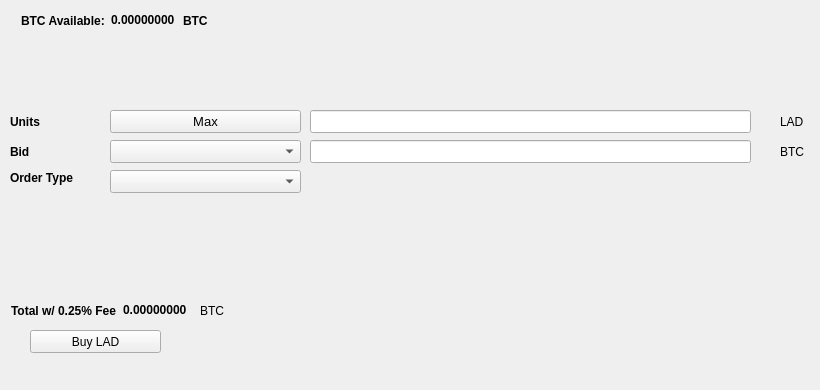
   <widget class="QWidget" name="BuyTab">
    <attribute name="title">
     <string>Buy</string>
    </attribute>
    <widget class="QPushButton" name="BuyLAD">
     <property name="geometry">
      <rect>
       <x>30</x>
       <y>330</y>
       <width>131</width>
       <height>23</height>
      </rect>
     </property>
     <property name="text">
      <string>Buy LAD</string>
     </property>
     <property name="icon">
      <iconset resource="../lemonad.qrc">
       <normaloff>:/icons/bitcoin</normaloff>:/icons/bitcoin</iconset>
     </property>
    </widget>
    <widget class="QLabel" name="label_3">
     <property name="geometry">
      <rect>
       <x>10</x>
       <y>110</y>
       <width>46</width>
       <height>23</height>
      </rect>
     </property>
     <property name="font">
      <font>
       <weight>75</weight>
       <bold>true</bold>
      </font>
     </property>
     <property name="text">
      <string>Units</string>
     </property>
    </widget>
    <widget class="QLineEdit" name="UnitsInput">
     <property name="geometry">
      <rect>
       <x>310</x>
       <y>110</y>
       <width>441</width>
       <height>23</height>
      </rect>
     </property>
     <property name="font">
      <font>
       <pointsize>9</pointsize>
       <weight>75</weight>
       <bold>true</bold>
      </font>
     </property>
    </widget>
    <widget class="QLineEdit" name="BuyBidPriceEdit">
     <property name="geometry">
      <rect>
       <x>310</x>
       <y>140</y>
       <width>441</width>
       <height>23</height>
      </rect>
     </property>
     <property name="font">
      <font>
       <pointsize>9</pointsize>
       <weight>75</weight>
       <bold>true</bold>
      </font>
     </property>
    </widget>
    <widget class="QLabel" name="label_4">
     <property name="geometry">
      <rect>
       <x>780</x>
       <y>110</y>
       <width>31</width>
       <height>23</height>
      </rect>
     </property>
     <property name="text">
      <string>LAD</string>
     </property>
    </widget>
    <widget class="QLabel" name="label_5">
     <property name="geometry">
      <rect>
       <x>780</x>
       <y>140</y>
       <width>31</width>
       <height>23</height>
      </rect>
     </property>
     <property name="text">
      <string>BTC</string>
     </property>
    </widget>
    <widget class="QLabel" name="label_6">
     <property name="geometry">
      <rect>
       <x>10</x>
       <y>140</y>
       <width>46</width>
       <height>23</height>
      </rect>
     </property>
     <property name="font">
      <font>
       <weight>75</weight>
       <bold>true</bold>
      </font>
     </property>
     <property name="text">
      <string>Bid</string>
     </property>
    </widget>
    <widget class="QLabel" name="label_7">
     <property name="geometry">
      <rect>
       <x>10</x>
       <y>170</y>
       <width>91</width>
       <height>16</height>
      </rect>
     </property>
     <property name="font">
      <font>
       <weight>75</weight>
       <bold>true</bold>
      </font>
     </property>
     <property name="text">
      <string>Order Type</string>
     </property>
    </widget>
    <widget class="QPushButton" name="Buy_Max_Amount">
     <property name="geometry">
      <rect>
       <x>110</x>
       <y>110</y>
       <width>191</width>
       <height>23</height>
      </rect>
     </property>
     <property name="font">
      <font>
       <pointsize>10</pointsize>
      </font>
     </property>
     <property name="text">
      <string>Max</string>
     </property>
    </widget>
    <widget class="QComboBox" name="BuyBidcomboBox">
     <property name="geometry">
      <rect>
       <x>110</x>
       <y>140</y>
       <width>191</width>
       <height>23</height>
      </rect>
     </property>
     <property name="font">
      <font>
       <pointsize>10</pointsize>
      </font>
     </property>
    </widget>
    <widget class="QComboBox" name="buyOrdertypeCombo">
     <property name="geometry">
      <rect>
       <x>110</x>
       <y>170</y>
       <width>191</width>
       <height>23</height>
      </rect>
     </property>
     <property name="font">
      <font>
       <pointsize>10</pointsize>
      </font>
     </property>
    </widget>
    <widget class="QWidget" name="layoutWidget1">
     <property name="geometry">
      <rect>
       <x>21</x>
       <y>11</y>
       <width>227</width>
       <height>19</height>
      </rect>
     </property>
     <layout class="QHBoxLayout" name="horizontalLayout_3">
      <item>
       <widget class="QLabel" name="label232">
        <property name="font">
         <font>
          <weight>75</weight>
          <bold>true</bold>
         </font>
        </property>
        <property name="text">
         <string>BTC Available:</string>
        </property>
       </widget>
      </item>
      <item>
       <widget class="QLabel" name="BtcAvailableLbl">
        <property name="palette">
         <palette>
          <active>
           <colorrole role="WindowText">
            <brush brushstyle="SolidPattern">
             <color alpha="255">
              <red>0</red>
              <green>0</green>
              <blue>0</blue>
             </color>
            </brush>
           </colorrole>
           <colorrole role="Button">
            <brush brushstyle="SolidPattern">
             <color alpha="255">
              <red>0</red>
              <green>170</green>
              <blue>0</blue>
             </color>
            </brush>
           </colorrole>
           <colorrole role="Light">
            <brush brushstyle="SolidPattern">
             <color alpha="255">
              <red>0</red>
              <green>255</green>
              <blue>0</blue>
             </color>
            </brush>
           </colorrole>
           <colorrole role="Midlight">
            <brush brushstyle="SolidPattern">
             <color alpha="255">
              <red>0</red>
              <green>212</green>
              <blue>0</blue>
             </color>
            </brush>
           </colorrole>
           <colorrole role="Dark">
            <brush brushstyle="SolidPattern">
             <color alpha="255">
              <red>0</red>
              <green>85</green>
              <blue>0</blue>
             </color>
            </brush>
           </colorrole>
           <colorrole role="Mid">
            <brush brushstyle="SolidPattern">
             <color alpha="255">
              <red>0</red>
              <green>113</green>
              <blue>0</blue>
             </color>
            </brush>
           </colorrole>
           <colorrole role="Text">
            <brush brushstyle="SolidPattern">
             <color alpha="255">
              <red>0</red>
              <green>170</green>
              <blue>0</blue>
             </color>
            </brush>
           </colorrole>
           <colorrole role="BrightText">
            <brush brushstyle="SolidPattern">
             <color alpha="255">
              <red>255</red>
              <green>255</green>
              <blue>255</blue>
             </color>
            </brush>
           </colorrole>
           <colorrole role="ButtonText">
            <brush brushstyle="SolidPattern">
             <color alpha="255">
              <red>0</red>
              <green>0</green>
              <blue>0</blue>
             </color>
            </brush>
           </colorrole>
           <colorrole role="Base">
            <brush brushstyle="SolidPattern">
             <color alpha="255">
              <red>255</red>
              <green>255</green>
              <blue>255</blue>
             </color>
            </brush>
           </colorrole>
           <colorrole role="Window">
            <brush brushstyle="SolidPattern">
             <color alpha="255">
              <red>0</red>
              <green>170</green>
              <blue>0</blue>
             </color>
            </brush>
           </colorrole>
           <colorrole role="Shadow">
            <brush brushstyle="SolidPattern">
             <color alpha="255">
              <red>0</red>
              <green>0</green>
              <blue>0</blue>
             </color>
            </brush>
           </colorrole>
           <colorrole role="AlternateBase">
            <brush brushstyle="SolidPattern">
             <color alpha="255">
              <red>127</red>
              <green>212</green>
              <blue>127</blue>
             </color>
            </brush>
           </colorrole>
           <colorrole role="ToolTipBase">
            <brush brushstyle="SolidPattern">
             <color alpha="255">
              <red>255</red>
              <green>255</green>
              <blue>220</blue>
             </color>
            </brush>
           </colorrole>
           <colorrole role="ToolTipText">
            <brush brushstyle="SolidPattern">
             <color alpha="255">
              <red>0</red>
              <green>0</green>
              <blue>0</blue>
             </color>
            </brush>
           </colorrole>
          </active>
          <inactive>
           <colorrole role="WindowText">
            <brush brushstyle="SolidPattern">
             <color alpha="255">
              <red>0</red>
              <green>0</green>
              <blue>0</blue>
             </color>
            </brush>
           </colorrole>
           <colorrole role="Button">
            <brush brushstyle="SolidPattern">
             <color alpha="255">
              <red>0</red>
              <green>170</green>
              <blue>0</blue>
             </color>
            </brush>
           </colorrole>
           <colorrole role="Light">
            <brush brushstyle="SolidPattern">
             <color alpha="255">
              <red>0</red>
              <green>255</green>
              <blue>0</blue>
             </color>
            </brush>
           </colorrole>
           <colorrole role="Midlight">
            <brush brushstyle="SolidPattern">
             <color alpha="255">
              <red>0</red>
              <green>212</green>
              <blue>0</blue>
             </color>
            </brush>
           </colorrole>
           <colorrole role="Dark">
            <brush brushstyle="SolidPattern">
             <color alpha="255">
              <red>0</red>
              <green>85</green>
              <blue>0</blue>
             </color>
            </brush>
           </colorrole>
           <colorrole role="Mid">
            <brush brushstyle="SolidPattern">
             <color alpha="255">
              <red>0</red>
              <green>113</green>
              <blue>0</blue>
             </color>
            </brush>
           </colorrole>
           <colorrole role="Text">
            <brush brushstyle="SolidPattern">
             <color alpha="255">
              <red>0</red>
              <green>170</green>
              <blue>0</blue>
             </color>
            </brush>
           </colorrole>
           <colorrole role="BrightText">
            <brush brushstyle="SolidPattern">
             <color alpha="255">
              <red>255</red>
              <green>255</green>
              <blue>255</blue>
             </color>
            </brush>
           </colorrole>
           <colorrole role="ButtonText">
            <brush brushstyle="SolidPattern">
             <color alpha="255">
              <red>0</red>
              <green>0</green>
              <blue>0</blue>
             </color>
            </brush>
           </colorrole>
           <colorrole role="Base">
            <brush brushstyle="SolidPattern">
             <color alpha="255">
              <red>255</red>
              <green>255</green>
              <blue>255</blue>
             </color>
            </brush>
           </colorrole>
           <colorrole role="Window">
            <brush brushstyle="SolidPattern">
             <color alpha="255">
              <red>0</red>
              <green>170</green>
              <blue>0</blue>
             </color>
            </brush>
           </colorrole>
           <colorrole role="Shadow">
            <brush brushstyle="SolidPattern">
             <color alpha="255">
              <red>0</red>
              <green>0</green>
              <blue>0</blue>
             </color>
            </brush>
           </colorrole>
           <colorrole role="AlternateBase">
            <brush brushstyle="SolidPattern">
             <color alpha="255">
              <red>127</red>
              <green>212</green>
              <blue>127</blue>
             </color>
            </brush>
           </colorrole>
           <colorrole role="ToolTipBase">
            <brush brushstyle="SolidPattern">
             <color alpha="255">
              <red>255</red>
              <green>255</green>
              <blue>220</blue>
             </color>
            </brush>
           </colorrole>
           <colorrole role="ToolTipText">
            <brush brushstyle="SolidPattern">
             <color alpha="255">
              <red>0</red>
              <green>0</green>
              <blue>0</blue>
             </color>
            </brush>
           </colorrole>
          </inactive>
          <disabled>
           <colorrole role="WindowText">
            <brush brushstyle="SolidPattern">
             <color alpha="255">
              <red>0</red>
              <green>85</green>
              <blue>0</blue>
             </color>
            </brush>
           </colorrole>
           <colorrole role="Button">
            <brush brushstyle="SolidPattern">
             <color alpha="255">
              <red>0</red>
              <green>170</green>
              <blue>0</blue>
             </color>
            </brush>
           </colorrole>
           <colorrole role="Light">
            <brush brushstyle="SolidPattern">
             <color alpha="255">
              <red>0</red>
              <green>255</green>
              <blue>0</blue>
             </color>
            </brush>
           </colorrole>
           <colorrole role="Midlight">
            <brush brushstyle="SolidPattern">
             <color alpha="255">
              <red>0</red>
              <green>212</green>
              <blue>0</blue>
             </color>
            </brush>
           </colorrole>
           <colorrole role="Dark">
            <brush brushstyle="SolidPattern">
             <color alpha="255">
              <red>0</red>
              <green>85</green>
              <blue>0</blue>
             </color>
            </brush>
           </colorrole>
           <colorrole role="Mid">
            <brush brushstyle="SolidPattern">
             <color alpha="255">
              <red>0</red>
              <green>113</green>
              <blue>0</blue>
             </color>
            </brush>
           </colorrole>
           <colorrole role="Text">
            <brush brushstyle="SolidPattern">
             <color alpha="255">
              <red>0</red>
              <green>85</green>
              <blue>0</blue>
             </color>
            </brush>
           </colorrole>
           <colorrole role="BrightText">
            <brush brushstyle="SolidPattern">
             <color alpha="255">
              <red>255</red>
              <green>255</green>
              <blue>255</blue>
             </color>
            </brush>
           </colorrole>
           <colorrole role="ButtonText">
            <brush brushstyle="SolidPattern">
             <color alpha="255">
              <red>0</red>
              <green>85</green>
              <blue>0</blue>
             </color>
            </brush>
           </colorrole>
           <colorrole role="Base">
            <brush brushstyle="SolidPattern">
             <color alpha="255">
              <red>0</red>
              <green>170</green>
              <blue>0</blue>
             </color>
            </brush>
           </colorrole>
           <colorrole role="Window">
            <brush brushstyle="SolidPattern">
             <color alpha="255">
              <red>0</red>
              <green>170</green>
              <blue>0</blue>
             </color>
            </brush>
           </colorrole>
           <colorrole role="Shadow">
            <brush brushstyle="SolidPattern">
             <color alpha="255">
              <red>0</red>
              <green>0</green>
              <blue>0</blue>
             </color>
            </brush>
           </colorrole>
           <colorrole role="AlternateBase">
            <brush brushstyle="SolidPattern">
             <color alpha="255">
              <red>0</red>
              <green>170</green>
              <blue>0</blue>
             </color>
            </brush>
           </colorrole>
           <colorrole role="ToolTipBase">
            <brush brushstyle="SolidPattern">
             <color alpha="255">
              <red>255</red>
              <green>255</green>
              <blue>220</blue>
             </color>
            </brush>
           </colorrole>
           <colorrole role="ToolTipText">
            <brush brushstyle="SolidPattern">
             <color alpha="255">
              <red>0</red>
              <green>0</green>
              <blue>0</blue>
             </color>
            </brush>
           </colorrole>
          </disabled>
         </palette>
        </property>
        <property name="font">
         <font>
          <weight>75</weight>
          <bold>true</bold>
         </font>
        </property>
        <property name="text">
         <string>0.00000000</string>
        </property>
        <property name="textInteractionFlags">
         <set>Qt::LinksAccessibleByMouse|Qt::TextSelectableByKeyboard|Qt::TextSelectableByMouse</set>
        </property>
       </widget>
      </item>
      <item>
       <widget class="QLabel" name="BtcAvailableLbl_2">
        <property name="font">
         <font>
          <weight>75</weight>
          <bold>true</bold>
         </font>
        </property>
        <property name="text">
         <string>BTC</string>
        </property>
       </widget>
      </item>
     </layout>
    </widget>
    <widget class="QWidget" name="layoutWidge2">
     <property name="geometry">
      <rect>
       <x>11</x>
       <y>301</y>
       <width>259</width>
       <height>19</height>
      </rect>
     </property>
     <layout class="QHBoxLayout" name="horizontalLayout_4">
      <item>
       <widget class="QLabel" name="label_9">
        <property name="font">
         <font>
          <weight>75</weight>
          <bold>true</bold>
         </font>
        </property>
        <property name="text">
         <string>Total w/ 0.25% Fee</string>
        </property>
       </widget>
      </item>
      <item>
       <widget class="QLabel" name="BuyCostLabel">
        <property name="palette">
         <palette>
          <active>
           <colorrole role="WindowText">
            <brush brushstyle="SolidPattern">
             <color alpha="255">
              <red>0</red>
              <green>0</green>
              <blue>0</blue>
             </color>
            </brush>
           </colorrole>
           <colorrole role="Button">
            <brush brushstyle="SolidPattern">
             <color alpha="255">
              <red>0</red>
              <green>170</green>
              <blue>0</blue>
             </color>
            </brush>
           </colorrole>
           <colorrole role="Light">
            <brush brushstyle="SolidPattern">
             <color alpha="255">
              <red>0</red>
              <green>255</green>
              <blue>0</blue>
             </color>
            </brush>
           </colorrole>
           <colorrole role="Midlight">
            <brush brushstyle="SolidPattern">
             <color alpha="255">
              <red>0</red>
              <green>212</green>
              <blue>0</blue>
             </color>
            </brush>
           </colorrole>
           <colorrole role="Dark">
            <brush brushstyle="SolidPattern">
             <color alpha="255">
              <red>0</red>
              <green>85</green>
              <blue>0</blue>
             </color>
            </brush>
           </colorrole>
           <colorrole role="Mid">
            <brush brushstyle="SolidPattern">
             <color alpha="255">
              <red>0</red>
              <green>113</green>
              <blue>0</blue>
             </color>
            </brush>
           </colorrole>
           <colorrole role="Text">
            <brush brushstyle="SolidPattern">
             <color alpha="255">
              <red>0</red>
              <green>170</green>
              <blue>0</blue>
             </color>
            </brush>
           </colorrole>
           <colorrole role="BrightText">
            <brush brushstyle="SolidPattern">
             <color alpha="255">
              <red>255</red>
              <green>255</green>
              <blue>255</blue>
             </color>
            </brush>
           </colorrole>
           <colorrole role="ButtonText">
            <brush brushstyle="SolidPattern">
             <color alpha="255">
              <red>0</red>
              <green>0</green>
              <blue>0</blue>
             </color>
            </brush>
           </colorrole>
           <colorrole role="Base">
            <brush brushstyle="SolidPattern">
             <color alpha="255">
              <red>255</red>
              <green>255</green>
              <blue>255</blue>
             </color>
            </brush>
           </colorrole>
           <colorrole role="Window">
            <brush brushstyle="SolidPattern">
             <color alpha="255">
              <red>0</red>
              <green>170</green>
              <blue>0</blue>
             </color>
            </brush>
           </colorrole>
           <colorrole role="Shadow">
            <brush brushstyle="SolidPattern">
             <color alpha="255">
              <red>0</red>
              <green>0</green>
              <blue>0</blue>
             </color>
            </brush>
           </colorrole>
           <colorrole role="AlternateBase">
            <brush brushstyle="SolidPattern">
             <color alpha="255">
              <red>127</red>
              <green>212</green>
              <blue>127</blue>
             </color>
            </brush>
           </colorrole>
           <colorrole role="ToolTipBase">
            <brush brushstyle="SolidPattern">
             <color alpha="255">
              <red>255</red>
              <green>255</green>
              <blue>220</blue>
             </color>
            </brush>
           </colorrole>
           <colorrole role="ToolTipText">
            <brush brushstyle="SolidPattern">
             <color alpha="255">
              <red>0</red>
              <green>0</green>
              <blue>0</blue>
             </color>
            </brush>
           </colorrole>
          </active>
          <inactive>
           <colorrole role="WindowText">
            <brush brushstyle="SolidPattern">
             <color alpha="255">
              <red>0</red>
              <green>0</green>
              <blue>0</blue>
             </color>
            </brush>
           </colorrole>
           <colorrole role="Button">
            <brush brushstyle="SolidPattern">
             <color alpha="255">
              <red>0</red>
              <green>170</green>
              <blue>0</blue>
             </color>
            </brush>
           </colorrole>
           <colorrole role="Light">
            <brush brushstyle="SolidPattern">
             <color alpha="255">
              <red>0</red>
              <green>255</green>
              <blue>0</blue>
             </color>
            </brush>
           </colorrole>
           <colorrole role="Midlight">
            <brush brushstyle="SolidPattern">
             <color alpha="255">
              <red>0</red>
              <green>212</green>
              <blue>0</blue>
             </color>
            </brush>
           </colorrole>
           <colorrole role="Dark">
            <brush brushstyle="SolidPattern">
             <color alpha="255">
              <red>0</red>
              <green>85</green>
              <blue>0</blue>
             </color>
            </brush>
           </colorrole>
           <colorrole role="Mid">
            <brush brushstyle="SolidPattern">
             <color alpha="255">
              <red>0</red>
              <green>113</green>
              <blue>0</blue>
             </color>
            </brush>
           </colorrole>
           <colorrole role="Text">
            <brush brushstyle="SolidPattern">
             <color alpha="255">
              <red>0</red>
              <green>170</green>
              <blue>0</blue>
             </color>
            </brush>
           </colorrole>
           <colorrole role="BrightText">
            <brush brushstyle="SolidPattern">
             <color alpha="255">
              <red>255</red>
              <green>255</green>
              <blue>255</blue>
             </color>
            </brush>
           </colorrole>
           <colorrole role="ButtonText">
            <brush brushstyle="SolidPattern">
             <color alpha="255">
              <red>0</red>
              <green>0</green>
              <blue>0</blue>
             </color>
            </brush>
           </colorrole>
           <colorrole role="Base">
            <brush brushstyle="SolidPattern">
             <color alpha="255">
              <red>255</red>
              <green>255</green>
              <blue>255</blue>
             </color>
            </brush>
           </colorrole>
           <colorrole role="Window">
            <brush brushstyle="SolidPattern">
             <color alpha="255">
              <red>0</red>
              <green>170</green>
              <blue>0</blue>
             </color>
            </brush>
           </colorrole>
           <colorrole role="Shadow">
            <brush brushstyle="SolidPattern">
             <color alpha="255">
              <red>0</red>
              <green>0</green>
              <blue>0</blue>
             </color>
            </brush>
           </colorrole>
           <colorrole role="AlternateBase">
            <brush brushstyle="SolidPattern">
             <color alpha="255">
              <red>127</red>
              <green>212</green>
              <blue>127</blue>
             </color>
            </brush>
           </colorrole>
           <colorrole role="ToolTipBase">
            <brush brushstyle="SolidPattern">
             <color alpha="255">
              <red>255</red>
              <green>255</green>
              <blue>220</blue>
             </color>
            </brush>
           </colorrole>
           <colorrole role="ToolTipText">
            <brush brushstyle="SolidPattern">
             <color alpha="255">
              <red>0</red>
              <green>0</green>
              <blue>0</blue>
             </color>
            </brush>
           </colorrole>
          </inactive>
          <disabled>
           <colorrole role="WindowText">
            <brush brushstyle="SolidPattern">
             <color alpha="255">
              <red>0</red>
              <green>85</green>
              <blue>0</blue>
             </color>
            </brush>
           </colorrole>
           <colorrole role="Button">
            <brush brushstyle="SolidPattern">
             <color alpha="255">
              <red>0</red>
              <green>170</green>
              <blue>0</blue>
             </color>
            </brush>
           </colorrole>
           <colorrole role="Light">
            <brush brushstyle="SolidPattern">
             <color alpha="255">
              <red>0</red>
              <green>255</green>
              <blue>0</blue>
             </color>
            </brush>
           </colorrole>
           <colorrole role="Midlight">
            <brush brushstyle="SolidPattern">
             <color alpha="255">
              <red>0</red>
              <green>212</green>
              <blue>0</blue>
             </color>
            </brush>
           </colorrole>
           <colorrole role="Dark">
            <brush brushstyle="SolidPattern">
             <color alpha="255">
              <red>0</red>
              <green>85</green>
              <blue>0</blue>
             </color>
            </brush>
           </colorrole>
           <colorrole role="Mid">
            <brush brushstyle="SolidPattern">
             <color alpha="255">
              <red>0</red>
              <green>113</green>
              <blue>0</blue>
             </color>
            </brush>
           </colorrole>
           <colorrole role="Text">
            <brush brushstyle="SolidPattern">
             <color alpha="255">
              <red>0</red>
              <green>85</green>
              <blue>0</blue>
             </color>
            </brush>
           </colorrole>
           <colorrole role="BrightText">
            <brush brushstyle="SolidPattern">
             <color alpha="255">
              <red>255</red>
              <green>255</green>
              <blue>255</blue>
             </color>
            </brush>
           </colorrole>
           <colorrole role="ButtonText">
            <brush brushstyle="SolidPattern">
             <color alpha="255">
              <red>0</red>
              <green>85</green>
              <blue>0</blue>
             </color>
            </brush>
           </colorrole>
           <colorrole role="Base">
            <brush brushstyle="SolidPattern">
             <color alpha="255">
              <red>0</red>
              <green>170</green>
              <blue>0</blue>
             </color>
            </brush>
           </colorrole>
           <colorrole role="Window">
            <brush brushstyle="SolidPattern">
             <color alpha="255">
              <red>0</red>
              <green>170</green>
              <blue>0</blue>
             </color>
            </brush>
           </colorrole>
           <colorrole role="Shadow">
            <brush brushstyle="SolidPattern">
             <color alpha="255">
              <red>0</red>
              <green>0</green>
              <blue>0</blue>
             </color>
            </brush>
           </colorrole>
           <colorrole role="AlternateBase">
            <brush brushstyle="SolidPattern">
             <color alpha="255">
              <red>0</red>
              <green>170</green>
              <blue>0</blue>
             </color>
            </brush>
           </colorrole>
           <colorrole role="ToolTipBase">
            <brush brushstyle="SolidPattern">
             <color alpha="255">
              <red>255</red>
              <green>255</green>
              <blue>220</blue>
             </color>
            </brush>
           </colorrole>
           <colorrole role="ToolTipText">
            <brush brushstyle="SolidPattern">
             <color alpha="255">
              <red>0</red>
              <green>0</green>
              <blue>0</blue>
             </color>
            </brush>
           </colorrole>
          </disabled>
         </palette>
        </property>
        <property name="font">
         <font>
          <weight>75</weight>
          <bold>true</bold>
         </font>
        </property>
        <property name="autoFillBackground">
         <bool>false</bool>
        </property>
        <property name="text">
         <string>0.00000000</string>
        </property>
        <property name="textInteractionFlags">
         <set>Qt::LinksAccessibleByMouse|Qt::TextSelectableByMouse</set>
        </property>
       </widget>
      </item>
      <item>
       <widget class="QLabel" name="label_10">
        <property name="font">
         <font>
          <weight>50</weight>
          <bold>false</bold>
         </font>
        </property>
        <property name="text">
         <string>BTC</string>
        </property>
       </widget>
      </item>
     </layout>
    </widget>
    <widget class="QLabel" name="label_24">
     <property name="geometry">
      <rect>
       <x>460</x>
       <y>300</y>
       <width>281</width>
       <height>81</height>
      </rect>
     </property>
     <property name="text">
      <string/>
     </property>
     <property name="pixmap">
      <pixmap>:/images/bittrex</pixmap>
     </property>
    </widget>
   </widget>
